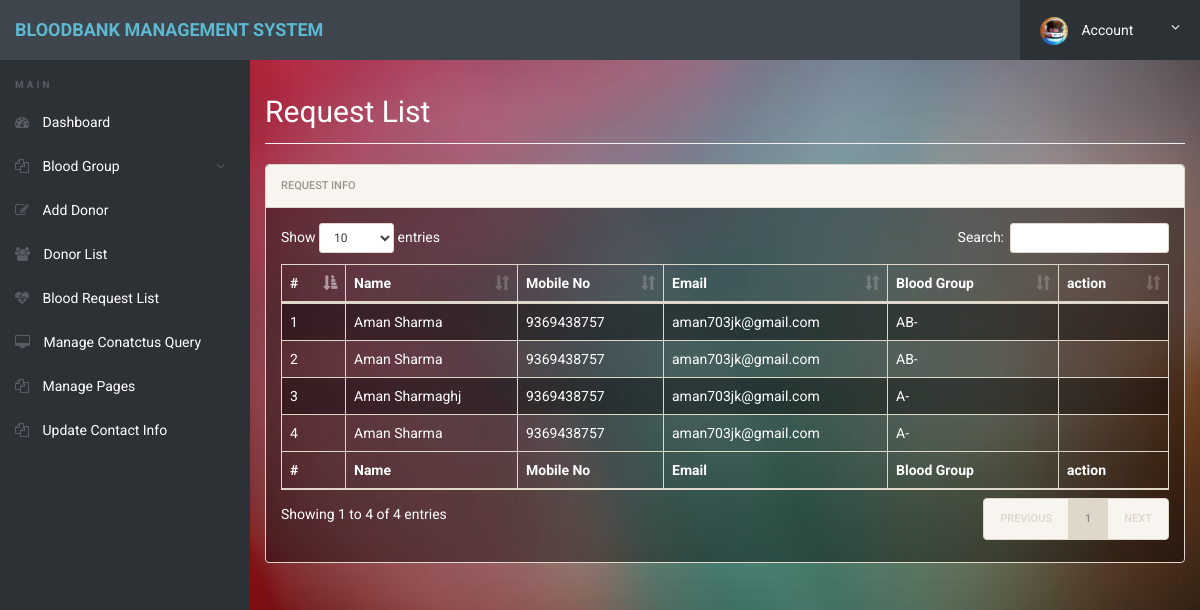
Page /Database/admin/request-list.php (signed in) on the committed database.
### tables this page shows
CREATE TABLE `tblbloodreq` (
  `id` int(11) NOT NULL,
  `FullName` varchar(100) DEFAULT NULL,
  `MobileNumber` char(11) DEFAULT NULL,
  `EmailId` varchar(100) DEFAULT NULL,
  `BloodGroup` varchar(20) DEFAULT NULL,
  `PostingDate` timestamp NOT NULL DEFAULT current_timestamp(),
  `status` int(1) DEFAULT NULL
);

### Database/admin/request-list.php (the view, shortened to what this page needs)
<?php
include('includes/config.php');
if(strlen($_SESSION['alogin'])==0)
	{
header('location:index.php');
}
else{
 ?>
<!doctype html>
<html lang="en" class="no-js">
<head>
    <link rel="stylesheet" href="css/font-awesome.min.css">
    <link rel="stylesheet" href="css/bootstrap.min.css">
    <link rel="stylesheet" href="css/dataTables.bootstrap.min.css">
    <link rel="stylesheet" href="css/bootstrap-social.css">
    <link rel="stylesheet" href="css/bootstrap-select.css">
    <link rel="stylesheet" href="css/fileinput.min.css">
    <link rel="stylesheet" href="css/awesome-bootstrap-checkbox.css">
    <link rel="stylesheet" href="css/style.css">
</head>
<body>
    <?php include('includes/header.php');?>
    <div class="ts-main-content">
        <?php include('includes/leftbar.php');?>
        <div class="content-wrapper">
            <div class="container-fluid">
                <div class="row">
                    <div class="col-md-12">
                        <h2 class="page-title">Request List</h2>
                        <div class="panel panel-default">
                            <div class="panel-heading">Request Info</div>
                            <div class="panel-body">
                                <table id="zctb" class="display table table-striped table-bordered table-hover"
                                    cellspacing="0" width="100%">
                                    <thead>
                                        <tr>
                                            <th>#</th>
                                            <th>Name</th>
                                            <th>Mobile No</th>
                                            <th>Email</th>
                                            <th>Blood Group</th>
                                            <th>action </th>
                                        </tr>
                                    </thead>
                                    <tfoot>
                                        <tr>
                                            <th>#</th>
                                            <th>Name</th>
                                            <th>Mobile No</th>
                                            <th>Email</th>
                                            <th>Blood Group</th>
                                            <th>action </th>
                                        </tr>
                                    </tfoot>
                                    <tbody>
                                        <?php $sql = "SELECT * from  tblbloodreq ";
$query = $dbh -> prepare($sql);
$query->execute();
$results=$query->fetchAll(PDO::FETCH_OBJ);
$cnt=1;
if($query->rowCount() > 0)
{
foreach($results as $result)
{				?>
                                        <tr>
                                            <td><?php echo htmlentities($cnt);?></td>
                                            <td><?php echo htmlentities($result->FullName);?></td>
                                            <td><?php echo htmlentities($result->MobileNumber);?></td>
                                            <td><?php echo htmlentities($result->EmailId);?></td>
                                            <td><?php echo htmlentities($result->BloodGroup);?></td>
                                            <td>
                                            </td>
                                        </tr>
                                        <?php $cnt=$cnt+1; }} ?>
                                    </tbody>
                                </table>
                            </div>
                        </div>
                    </div>
                </div>
            </div>
        </div>
    </div>
</body>
</html>
<?php } ?>

### Database/admin/css/style.css (style rules this page uses)
html { font-size: 14px; }
@media only screen and (min-width: 480px) { html { font-size: 17px; } }
@media only screen and (min-width: 768px) { html { font-size: 14px; } }
body { font-size: 1em; }
.panel { overflow: hidden; }
.page-title { padding-bottom: 15px; margin-bottom: 20px; border-bottom: 1px solid #f0f0f0; }
.ts-main-content .content-wrapper { padding-top: 15px; margin-top: 60px; }
@media only screen and (min-width: 992px) { .ts-main-content .content-wrapper { margin-left: 250px; } }

### Database/admin/includes/header.php (style rules this page uses)
body { background-image:url("images/blurred-background.jpg"); background-position: center; background-repeat: no-repeat; background-size: cover; }
h1,h2,h3,h4,h5,p,span,lable,li,a,ul,div { color:white; }
.panel { background-color:rgba(0,0,0,0.4); }
.table-striped>tbody>tr:nth-of-type(odd) { background-color:rgba(0,0,0,0.4); }

### rows in the picture
tblbloodreq: FullName "Aman Sharma", MobileNumber "9369438757", EmailId "aman703jk@gmail.com", BloodGroup "AB-"
tblbloodreq: FullName "Aman Sharma", MobileNumber "9369438757", EmailId "aman703jk@gmail.com", BloodGroup "AB-"
tblbloodreq: FullName "Aman Sharmaghj", MobileNumber "9369438757", EmailId "aman703jk@gmail.com", BloodGroup "A-"
tblbloodreq: FullName "Aman Sharma", MobileNumber "9369438757", EmailId "aman703jk@gmail.com", BloodGroup "A-"
